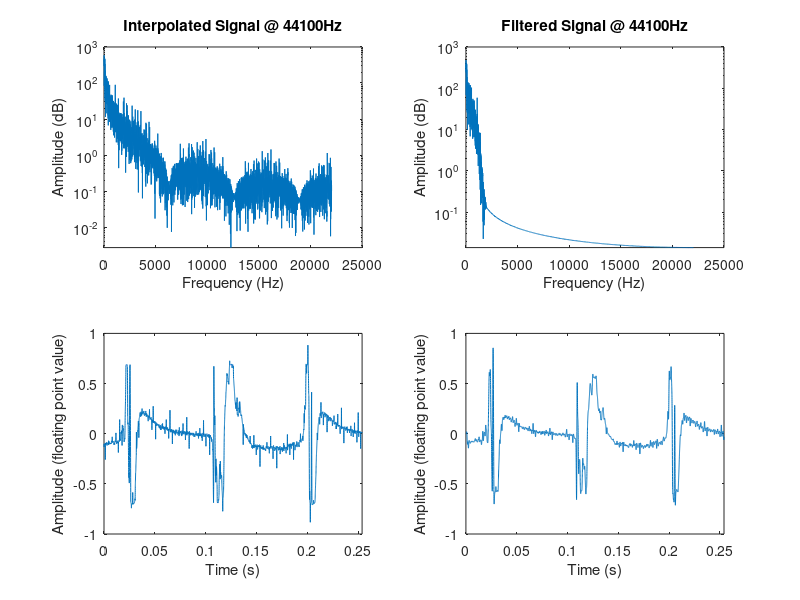
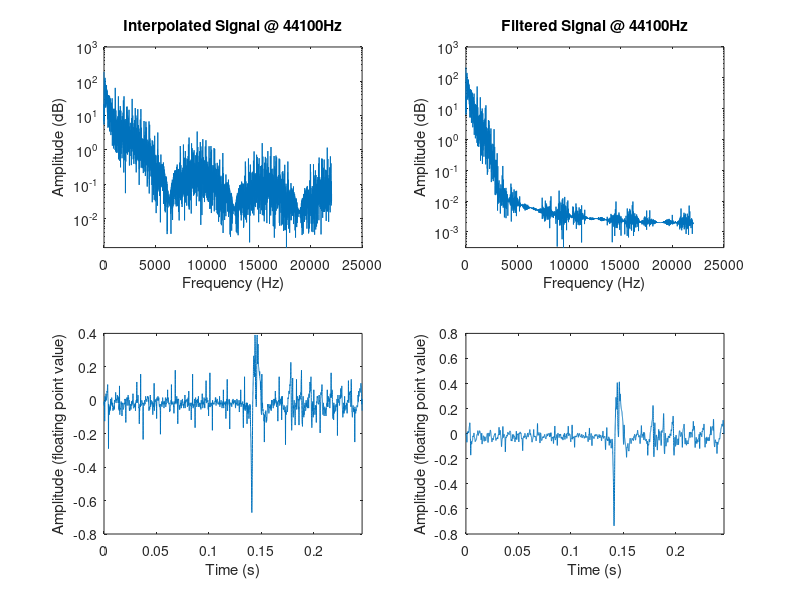

Here is the MATLAB script that generated these plots, in order:
A = csvread('qsampcsv_25052015.csv');
f = fft(A);
oldrate = 44100/7;
newrate = 44100;

%% MIC BUMP
B = (A(30100:31700)-512)/512;
C = [B(1)];
for x=2:length(B)  
    inter = (B(x)-B(x-1))/7;
    for i=1:6
        C = [C, B(x-1)+(inter*i)]; 
    end
    C = [C, B(x)];
end

figure;
subplot(2,2,1)
f = fft(C);
semilogy([0:newrate/length(f):(newrate/2)-(newrate/length(f))]',abs(f(1:length(f)/2)))
ylim([0 1000])
ylabel('Amplitude (dB)')
xlabel('Frequency (Hz)')
title('Interpolated Signal @ 44100Hz')

subplot(2,2,3)
plot([0:1/newrate:(length(C)/newrate)-(1/newrate)],C)
xlim([0, (length(C)/newrate)-(1/newrate)]);
ylabel('Amplitude (floating point value)')
xlabel('Time (s)')

rp = 3;           % Passband ripple
rs = 80;          % Stopband ripple
fs = newrate;        % Sampling frequency
f = [1000 2000];    % Cutoff frequencies
a = [1 0];        % Desired amplitudes
dev = [(10^(rp/20)-1)/(10^(rp/20)+1)  10^(-rs/20)];
[n,fo,ao,w] = firpmord(f,a,dev,fs);
b = firpm(n,fo,ao,w);
D = filter(b,1,C);
[h,t] = impz(b,a);
size(h)

subplot(2,2,2)
f = fft(D);
semilogy([0:newrate/length(f):(newrate/2)-(newrate/length(f))]',abs(f(1:length(f)/2)))
ylim([0 1000])
ylabel('Amplitude (dB)')
xlabel('Frequency (Hz)')
title('Filtered Signal @ 44100Hz')

subplot(2,2,4)
plot([0:1/newrate:(length(D)/newrate)-(1/newrate)],D)
xlim([0, (length(D)/newrate)-(1/newrate)]);
ylabel('Amplitude (floating point value)')
xlabel('Time (s)')

%% 'TESTING'

B = (A(125800:127350)-512)/512;
C = [B(1)];
for x=2:length(B)  
    inter = (B(x)-B(x-1))/7;
    for i=1:6
        C = [C, B(x-1)+(inter*i)]; 
    end
    C = [C, B(x)];
end

figure;
subplot(2,2,1)
f = fft(C);
semilogy([0:newrate/length(f):(newrate/2)-(newrate/length(f))]',abs(f(1:length(f)/2)))
ylim([0 1000])
ylabel('Amplitude (dB)')
xlabel('Frequency (Hz)')
title('Interpolated Signal @ 44100Hz')

subplot(2,2,3)
plot([0:1/newrate:(length(C)/newrate)-(1/newrate)],C)
xlim([0, (length(C)/newrate)-(1/newrate)]);
ylabel('Amplitude (floating point value)')
xlabel('Time (s)')

rp = 3;           % Passband ripple
rs = 40;          % Stopband ripple
fs = newrate;        % Sampling frequency
f = [1000 oldrate/2];    % Cutoff frequencies
a = [1 0];        % Desired amplitudes
dev = [(10^(rp/20)-1)/(10^(rp/20)+1)  10^(-rs/20)];
[n,fo,ao,w] = firpmord(f,a,dev,fs);
b = firpm(n,fo,ao,w);
D = filter(b,1,C);

subplot(2,2,2)
f = fft(D);
semilogy([0:newrate/length(f):(newrate/2)-(newrate/length(f))]',abs(f(1:length(f)/2)))
ylim([0 1000])
ylabel('Amplitude (dB)')
xlabel('Frequency (Hz)')
title('Filtered Signal @ 44100Hz')

subplot(2,2,4)
plot([0:1/newrate:(length(D)/newrate)-(1/newrate)],D)
xlim([0, (length(D)/newrate)-(1/newrate)]);
ylabel('Amplitude (floating point value)')
xlabel('Time (s)')
